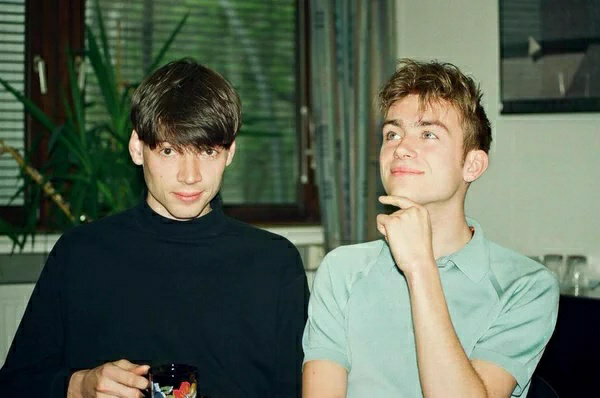
#> input picture Chapter 9/blur.png, 600 x 398 px
$ jupyter execute ch9.2_contents.ipynb
#> lines starting #> are read from the running program, lines starting #| are printed output that depends on the picture
[cell 1]
from PIL import Image

[cell 2]
def invert(img):
    for x in range(img.size[0]):
        for y in range(img.size[1]):
            (r, g, b) = img.getpixel((x, y))
            img.putpixel((x, y), (255 - r, 255 - g, 255 - b))

    img.save('inverted_one.png')

    return img

[cell 3]
ourimage = Image.open('blur.png')
#> ourimage is the input picture: PIL image 600x398 RGB; mean R, G, B 89.5, 100.6, 84.5

[cell 4]
invert(ourimage)
#> after the loop in invert, `for x in range(img.size[0]):`:
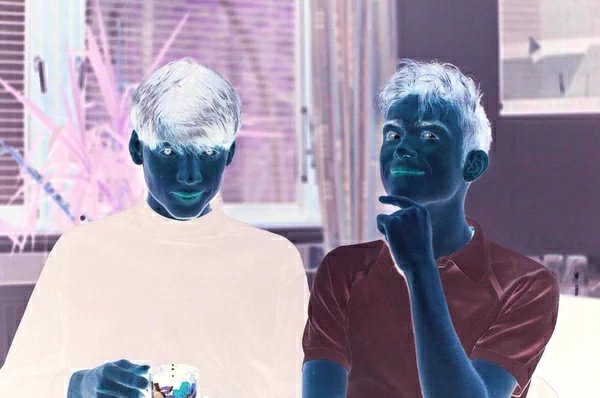
#> img: PIL image 600x398 RGB; mean R, G, B 165.5, 154.4, 170.5
